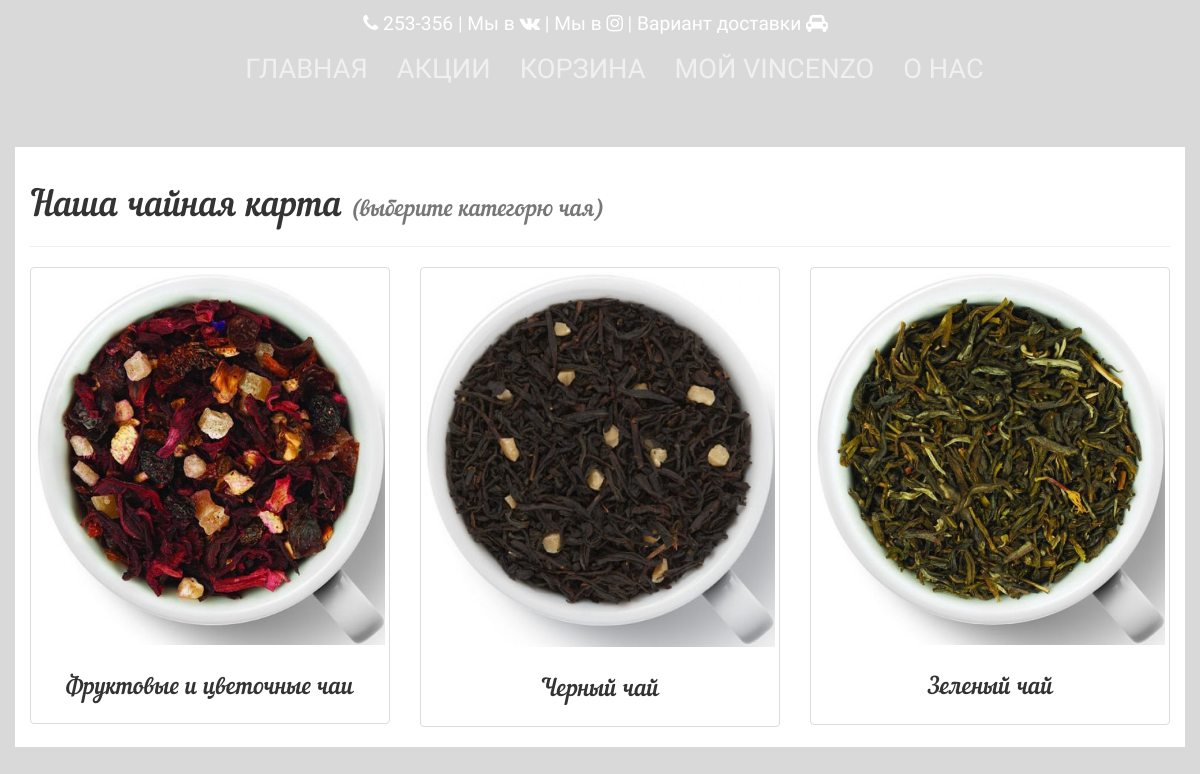
The page /tea on the database its author committed.
### app/models.py (models this page shows, shortened)
class TeaCategory(db.Model):
    id = db.Column(db.Integer, primary_key=True)
    tea_category_name = db.Column(db.String(50))
    tea_img = db.Column(db.String(50))

### app/views.py (the view)
@app.route('/tea', methods=['GET'])
def tea():
    select_category = TeaCategory.query.all()
    return render_template("tea.html", tea_category=select_category,
                           title="Vincenzo")

### app/views.py (called while the page is built)
@app.before_request
def before_request():
    delivery = request.cookies.get('delivery')
    if delivery == "deliveryincafe":
        g.deliverymethod = u"В кафе"
        g.global_sale = 0
    elif delivery == "deliverymyself":
        g.deliverymethod = u"Самовывоз"
        g.global_sale = 10
    elif delivery == "deliveryinhome":
        g.deliverymethod = u"Доставка на дом"
        g.global_sale = 0
    else:
        g.deliverymethod = u"Доставка на дом"
        g.global_sale = 0
    g.delivery = delivery
    g.user = current_user

### app/templates/tea.html (shortened to what this page needs)
{% extends "base.html" %} {% block head %}
    <link rel="stylesheet" type="text/css"
          href="{{ url_for('static', filename='fonts/pixelfabric-clothes/style.css') }}"/>
    <link rel="stylesheet" type="text/css"
          href="https://maxcdn.bootstrapcdn.com/font-awesome/4.5.0/css/font-awesome.min.css">
          rel='stylesheet' type='text/css'> {% endblock %}
{% block navigation %}
    {% include "navigation.html" %}
{% endblock %}
{% block body %}
    <div class="container-fluid header-post">
        <div class="row">
            <div class="container content">
                <div class="page-header">
                    <h1>Наша чайная карта
                        <small>(выберите категорю чая)</small>
                    </h1>
                </div>
                <div class="row">
                    {% for category in tea_category %}
                        <div class="col-sm-6 col-md-4">
                            <a href="{{ url_for("tea_one",category_id=category.id) }}">
                                <div class="thumbnail">
                                    <img class="img-responsive "
                                         src="{{ url_for('static',filename='upload/'+category.tea_img) }}"
                                         alt="">
                                    <div class="caption">
                                        <h3>{{ category.tea_category_name }}</h3>
                                    </div>
                                </div>
                            </a>
                        </div>
                    {% endfor %}
                </div>
            </div>
        </div>
    </div>
{% endblock %}

### rows shown on the page
TeaCategory: tea_img (picture), tea_category_name "Фруктовые и цветочные чаи"
TeaCategory: tea_img (picture), tea_category_name "Черный чай"
TeaCategory: tea_img (picture), tea_category_name "Зеленый чай"
